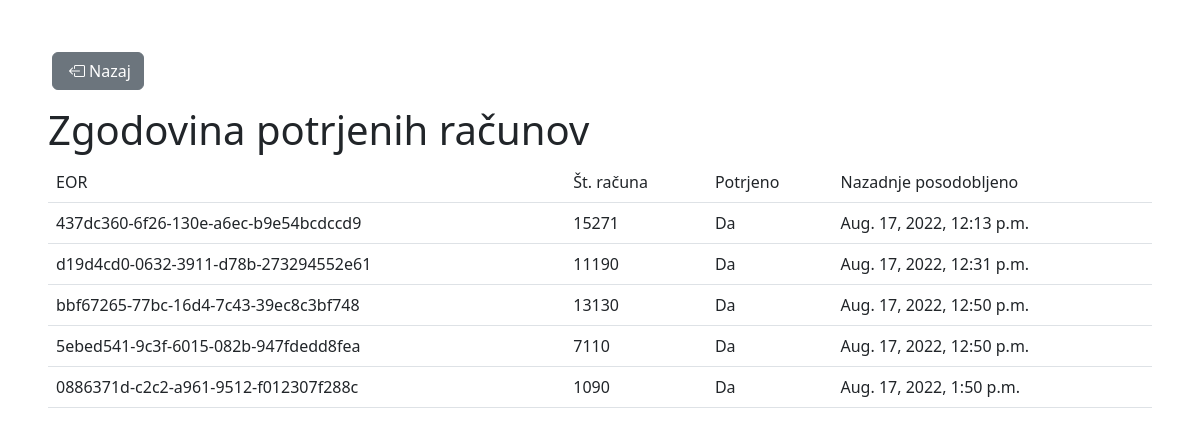
The app's page /racuni/zgodovina/, older data.
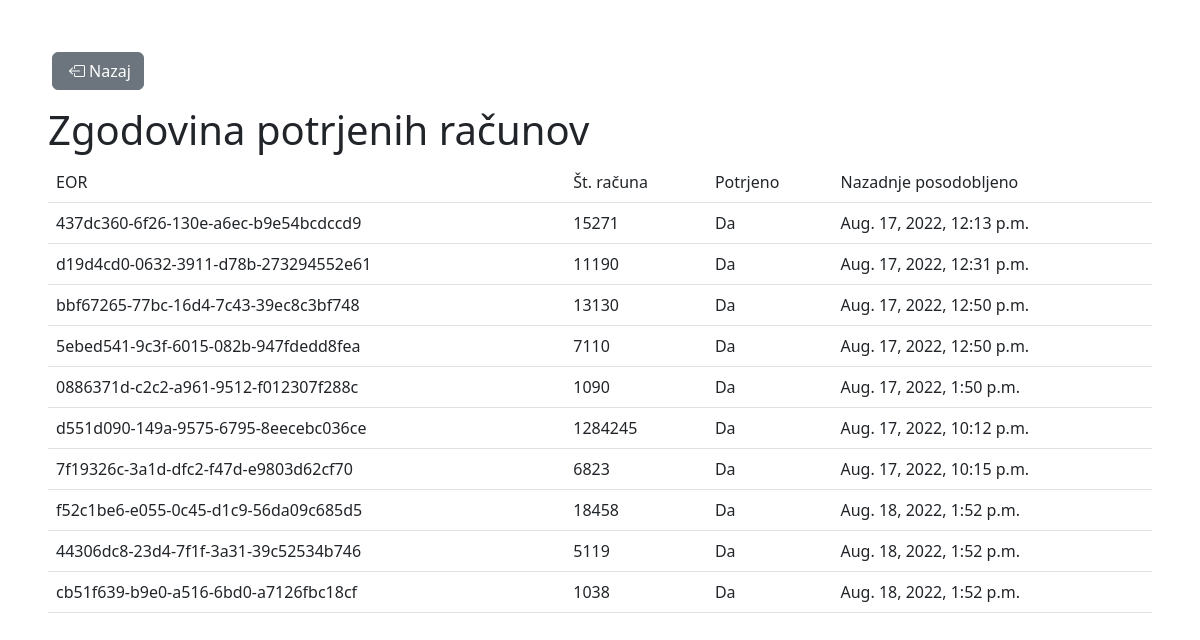
The same page, newer data.
### racuni/models.py (models this page shows, shortened)
class Bill(models.Model):
    eor = models.CharField(max_length=100, primary_key=True)
    producer = models.ForeignKey(Company, on_delete=models.CASCADE)
    bill_number = models.CharField(max_length=200)
    seller = models.CharField(max_length=200)
    last_updated = models.DateTimeField('last updated')
    tax_level = models.FloatField()
    zoi = models.CharField(max_length=200)
    status = models.BooleanField()

### racuni/views.py (the view)
# urls.py: path('zgodovina/', views.HistoryView.as_view(), name='history'),
class HistoryView(generic.ListView):
    template_name = 'racuni/history.html'
    context_object_name = 'bills_list'
    def get_queryset(self):
        return Bill.objects.filter(status=True)

### racuni/templates/racuni/history.html (shortened to what this page needs)
<!DOCTYPE html>
<html lang="en">
<head>
    <link rel="stylesheet" href="https://cdn.jsdelivr.net/npm/bootstrap@5.2.0-beta1/dist/css/bootstrap.min.css"
>
    <link rel="stylesheet" href="https://cdn.jsdelivr.net/npm/bootstrap-icons@1.9.1/font/bootstrap-icons.css">
</head>
<body>
<div class="m-5">
    <a href="{% url 'index' %}" class="m-1 mb-3 btn btn-secondary"><i class="bi bi-box-arrow-left m-1"></i>Nazaj</a>
    <h1>Zgodovina potrjenih računov </h1>
    {% if bills_list %}
        <table class="table">
            <tr>
                <td>EOR</td>
                <td>Št. računa</td>
                <td>Potrjeno</td>
                <td>Nazadnje posodobljeno</td>
            </tr>
            {% for bill in bills_list %}
                <tr>
                    <td>{{ bill.eor }}</td>
                    <td>{{ bill.bill_number }}</td>
                    <td> Da</td>
                    <td>{{ bill.last_updated }}</td>
                </tr>
            {% endfor %}
        </table>
    {% else %}
        <h2>Nimate še potrjenih računov</h2>
    {% endif %}
</div>
</body>
</html>

Row changes from the older to the newer data that the page shows:
added Bill: eor "d551d090-149a-9575-6795-8eecebc036ce", bill_number "1284245", last_updated "Aug. 17, 2022, 10:12 p.m."
added Bill: eor "7f19326c-3a1d-dfc2-f47d-e9803d62cf70", bill_number "6823", last_updated "Aug. 17, 2022, 10:15 p.m."
added Bill: eor "f52c1be6-e055-0c45-d1c9-56da09c685d5", bill_number "18458", last_updated "Aug. 18, 2022, 1:52 p.m."
added Bill: eor "44306dc8-23d4-7f1f-3a31-39c52534b746", bill_number "5119", last_updated "Aug. 18, 2022, 1:52 p.m."
added Bill: eor "cb51f639-b9e0-a516-6bd0-a7126fbc18cf", bill_number "1038", last_updated "Aug. 18, 2022, 1:52 p.m."
